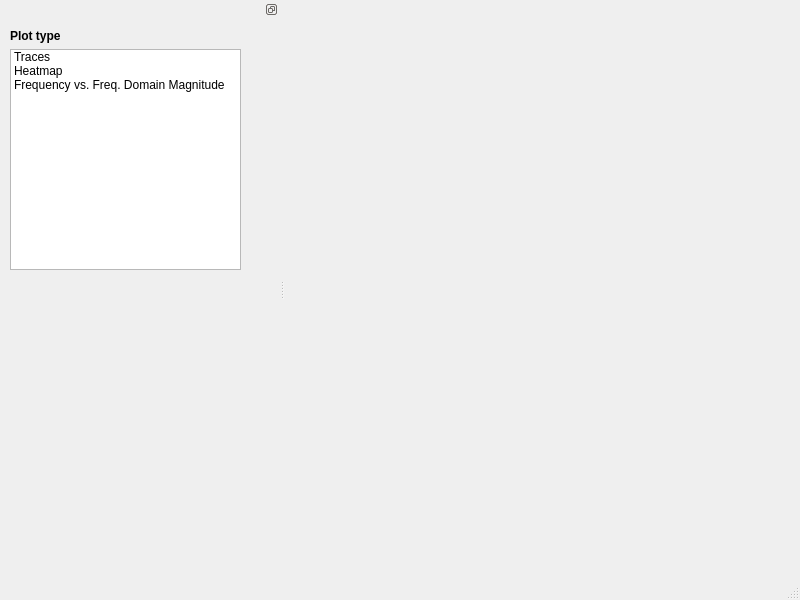
<?xml version="1.0" encoding="UTF-8"?>
<ui version="4.0">
 <class>MainWindow</class>
 <widget class="QMainWindow" name="MainWindow">
  <property name="geometry">
   <rect>
    <x>0</x>
    <y>0</y>
    <width>800</width>
    <height>600</height>
   </rect>
  </property>
  <property name="windowTitle">
   <string>MainWindow</string>
  </property>
  <widget class="QWidget" name="centralwidget"/>
  <widget class="QMenuBar" name="menubar">
   <property name="geometry">
    <rect>
     <x>0</x>
     <y>0</y>
     <width>800</width>
     <height>30</height>
    </rect>
   </property>
  </widget>
  <widget class="QStatusBar" name="statusbar"/>
  <widget class="QDockWidget" name="dockWidget">
   <property name="minimumSize">
    <size>
     <width>279</width>
     <height>50</height>
    </size>
   </property>
   <property name="features">
    <set>QDockWidget::DockWidgetFloatable|QDockWidget::DockWidgetMovable</set>
   </property>
   <attribute name="dockWidgetArea">
    <number>1</number>
   </attribute>
   <widget class="QWidget" name="dockWidgetContents">
    <widget class="QWidget" name="">
     <property name="geometry">
      <rect>
       <x>10</x>
       <y>10</y>
       <width>231</width>
       <height>241</height>
      </rect>
     </property>
     <layout class="QVBoxLayout" name="verticalLayout_4">
      <item>
       <widget class="QLabel" name="label">
        <property name="font">
         <font>
          <weight>75</weight>
          <bold>true</bold>
         </font>
        </property>
        <property name="text">
         <string>Plot type</string>
        </property>
       </widget>
      </item>
      <item>
       <widget class="QListWidget" name="listWidget">
        <item>
         <property name="text">
          <string>Traces</string>
         </property>
        </item>
        <item>
         <property name="text">
          <string>Heatmap</string>
         </property>
        </item>
        <item>
         <property name="text">
          <string>Frequency vs. Freq. Domain Magnitude</string>
         </property>
        </item>
       </widget>
      </item>
     </layout>
    </widget>
   </widget>
  </widget>
 </widget>
 <resources/>
 <connections/>
</ui>
